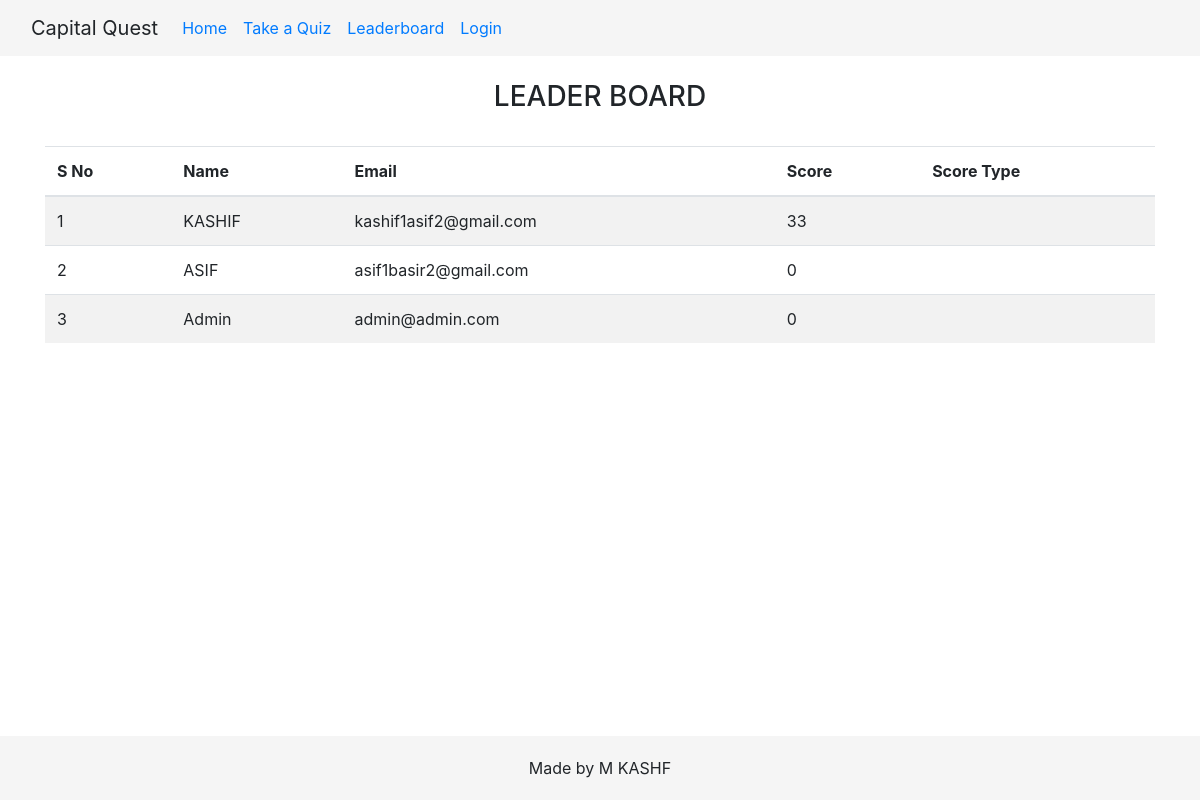
The page /leaderboard.php on the database its author committed.
### tables this page shows
CREATE TABLE `user` (
  `id` int(11) NOT NULL,
  `username` varchar(255) NOT NULL,
  `email` varchar(255) NOT NULL,
  `password` varchar(255) NOT NULL,
  `highscore` int(11) DEFAULT NULL,
  `scoretype` varchar(50) DEFAULT NULL
);

### leaderboard.php (the view, shortened to what this page needs)
<?php include 'header.php'; ?>
<!doctype html>
<html lang="en">
<head>
    <link rel="stylesheet" href="https://cdn.jsdelivr.net/npm/bootstrap@4.4.1/dist/css/bootstrap.min.css">
</head>
<body>
<br>
<div class="container">
    <center><h3>LEADER BOARD</h3></center><br>
    <table class="table table-striped">
        <thead>
            <tr>
                <th>S No</th>
                <th>Name</th>
                <th>Email</th>
                <th>Score</th>
                <th>Score Type</th>
            </tr>
        </thead>
        <tbody>
            <?php
            include 'connection.php';
            $query = "SELECT id, username, email, highscore, scoretype FROM user ORDER BY highscore DESC";
            $result = $conn->query($query);
            if ($result->num_rows > 0) {
                $sno = 1;
                while ($row = $result->fetch_assoc()) {
                    echo '<tr>';
                    echo '<td>' . $sno . '</td>';
                    echo '<td>' . $row['username'] . '</td>';
                    echo '<td>' . $row['email'] . '</td>';
                    echo '<td>' . $row['highscore'] . '</td>';
                    echo '<td>' . $row['scoretype'] . '</td>';
                    echo '</tr>';
                    $sno++;
                }
            } else {
                echo '<tr><td colspan="5">No leaderboard data available.</td></tr>';
            }
            ?>
        </tbody>
    </table>
</div>
<br><br><br>
</body>
</html>
<?php include 'footer.php'; ?>

### rows shown on the page
user: username "KASHIF", email "kashif1asif2@gmail.com", highscore "33"
user: username "ASIF", email "asif1basir2@gmail.com", highscore "0"
user: username "Admin", email "admin@admin.com", highscore "0"
